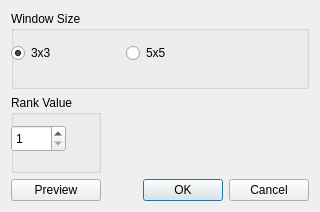
<?xml version="1.0" encoding="UTF-8"?>
<ui version="4.0">
 <class>rankFilterDialog</class>
 <widget class="QDialog" name="rankFilterDialog">
  <property name="geometry">
   <rect>
    <x>0</x>
    <y>0</y>
    <width>320</width>
    <height>212</height>
   </rect>
  </property>
  <property name="windowTitle">
   <string>Rank Filter</string>
  </property>
  <layout class="QGridLayout" name="gridLayout">
   <item row="2" column="1">
    <widget class="QDialogButtonBox" name="buttonBox">
     <property name="orientation">
      <enum>Qt::Horizontal</enum>
     </property>
     <property name="standardButtons">
      <set>QDialogButtonBox::Cancel|QDialogButtonBox::Ok</set>
     </property>
    </widget>
   </item>
   <item row="2" column="0">
    <widget class="QPushButton" name="previewButton">
     <property name="text">
      <string>Preview</string>
     </property>
    </widget>
   </item>
   <item row="0" column="0" colspan="2">
    <widget class="QGroupBox" name="groupBox">
     <property name="title">
      <string>Window Size</string>
     </property>
     <widget class="QWidget" name="layoutWidget">
      <property name="geometry">
       <rect>
        <x>0</x>
        <y>30</y>
        <width>160</width>
        <height>24</height>
       </rect>
      </property>
      <layout class="QHBoxLayout" name="horizontalLayout">
       <item>
        <widget class="QRadioButton" name="button3x3">
         <property name="text">
          <string>3x3</string>
         </property>
         <property name="checked">
          <bool>true</bool>
         </property>
        </widget>
       </item>
       <item>
        <spacer name="horizontalSpacer">
         <property name="orientation">
          <enum>Qt::Horizontal</enum>
         </property>
         <property name="sizeHint" stdset="0">
          <size>
           <width>40</width>
           <height>20</height>
          </size>
         </property>
        </spacer>
       </item>
       <item>
        <widget class="QRadioButton" name="button5x5">
         <property name="text">
          <string>5x5</string>
         </property>
        </widget>
       </item>
      </layout>
     </widget>
     <zorder>layoutWidget</zorder>
     <zorder>groupBox_2</zorder>
     <zorder>groupBox_2</zorder>
    </widget>
   </item>
   <item row="1" column="0">
    <widget class="QGroupBox" name="groupBox_2">
     <property name="title">
      <string>Rank Value</string>
     </property>
     <widget class="QSpinBox" name="spinBox">
      <property name="geometry">
       <rect>
        <x>0</x>
        <y>30</y>
        <width>55</width>
        <height>27</height>
       </rect>
      </property>
      <property name="minimum">
       <number>1</number>
      </property>
      <property name="maximum">
       <number>9</number>
      </property>
     </widget>
    </widget>
   </item>
  </layout>
 </widget>
 <resources/>
 <connections>
  <connection>
   <sender>buttonBox</sender>
   <signal>accepted()</signal>
   <receiver>rankFilterDialog</receiver>
   <slot>accept()</slot>
   <hints>
    <hint type="sourcelabel">
     <x>248</x>
     <y>254</y>
    </hint>
    <hint type="destinationlabel">
     <x>157</x>
     <y>274</y>
    </hint>
   </hints>
  </connection>
  <connection>
   <sender>buttonBox</sender>
   <signal>rejected()</signal>
   <receiver>rankFilterDialog</receiver>
   <slot>reject()</slot>
   <hints>
    <hint type="sourcelabel">
     <x>316</x>
     <y>260</y>
    </hint>
    <hint type="destinationlabel">
     <x>286</x>
     <y>274</y>
    </hint>
   </hints>
  </connection>
 </connections>
</ui>
